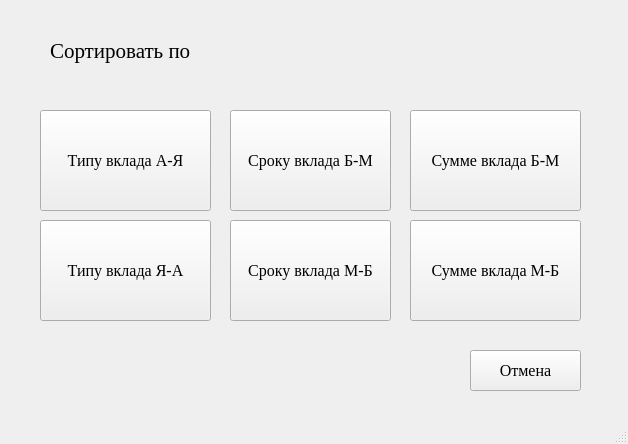
<?xml version="1.0" encoding="UTF-8"?>
<ui version="4.0">
 <class>MainWindow</class>
 <widget class="QMainWindow" name="MainWindow">
  <property name="geometry">
   <rect>
    <x>0</x>
    <y>0</y>
    <width>628</width>
    <height>444</height>
   </rect>
  </property>
  <property name="windowTitle">
   <string>MainWindow</string>
  </property>
  <widget class="QWidget" name="centralwidget">
   <widget class="QLabel" name="label">
    <property name="geometry">
     <rect>
      <x>50</x>
      <y>30</y>
      <width>191</width>
      <height>41</height>
     </rect>
    </property>
    <property name="font">
     <font>
      <family>Times New Roman</family>
      <pointsize>16</pointsize>
     </font>
    </property>
    <property name="text">
     <string>Сортировать по</string>
    </property>
   </widget>
   <widget class="QPushButton" name="pushButton">
    <property name="geometry">
     <rect>
      <x>40</x>
      <y>110</y>
      <width>171</width>
      <height>101</height>
     </rect>
    </property>
    <property name="font">
     <font>
      <family>Times New Roman</family>
      <pointsize>12</pointsize>
     </font>
    </property>
    <property name="text">
     <string>Типу вклада А-Я</string>
    </property>
   </widget>
   <widget class="QPushButton" name="pushButton_2">
    <property name="geometry">
     <rect>
      <x>230</x>
      <y>110</y>
      <width>161</width>
      <height>101</height>
     </rect>
    </property>
    <property name="font">
     <font>
      <family>Times New Roman</family>
      <pointsize>12</pointsize>
     </font>
    </property>
    <property name="text">
     <string>Сроку вклада Б-М</string>
    </property>
   </widget>
   <widget class="QPushButton" name="pushButton_3">
    <property name="geometry">
     <rect>
      <x>410</x>
      <y>110</y>
      <width>171</width>
      <height>101</height>
     </rect>
    </property>
    <property name="font">
     <font>
      <family>Times New Roman</family>
      <pointsize>12</pointsize>
     </font>
    </property>
    <property name="text">
     <string>Сумме вклада Б-М</string>
    </property>
   </widget>
   <widget class="QPushButton" name="pushButton_4">
    <property name="geometry">
     <rect>
      <x>40</x>
      <y>220</y>
      <width>171</width>
      <height>101</height>
     </rect>
    </property>
    <property name="font">
     <font>
      <family>Times New Roman</family>
      <pointsize>12</pointsize>
     </font>
    </property>
    <property name="text">
     <string>Типу вклада Я-А</string>
    </property>
   </widget>
   <widget class="QPushButton" name="pushButton_5">
    <property name="geometry">
     <rect>
      <x>230</x>
      <y>220</y>
      <width>161</width>
      <height>101</height>
     </rect>
    </property>
    <property name="font">
     <font>
      <family>Times New Roman</family>
      <pointsize>12</pointsize>
     </font>
    </property>
    <property name="text">
     <string>Сроку вклада М-Б</string>
    </property>
   </widget>
   <widget class="QPushButton" name="pushButton_6">
    <property name="geometry">
     <rect>
      <x>410</x>
      <y>220</y>
      <width>171</width>
      <height>101</height>
     </rect>
    </property>
    <property name="font">
     <font>
      <family>Times New Roman</family>
      <pointsize>12</pointsize>
     </font>
    </property>
    <property name="text">
     <string>Сумме вклада М-Б</string>
    </property>
   </widget>
   <widget class="QPushButton" name="pushButton_7">
    <property name="geometry">
     <rect>
      <x>470</x>
      <y>350</y>
      <width>111</width>
      <height>41</height>
     </rect>
    </property>
    <property name="font">
     <font>
      <family>Times New Roman</family>
      <pointsize>12</pointsize>
     </font>
    </property>
    <property name="text">
     <string>Отмена</string>
    </property>
   </widget>
  </widget>
  <widget class="QMenuBar" name="menubar">
   <property name="geometry">
    <rect>
     <x>0</x>
     <y>0</y>
     <width>628</width>
     <height>26</height>
    </rect>
   </property>
  </widget>
  <widget class="QStatusBar" name="statusbar"/>
 </widget>
 <resources/>
 <connections/>
</ui>
